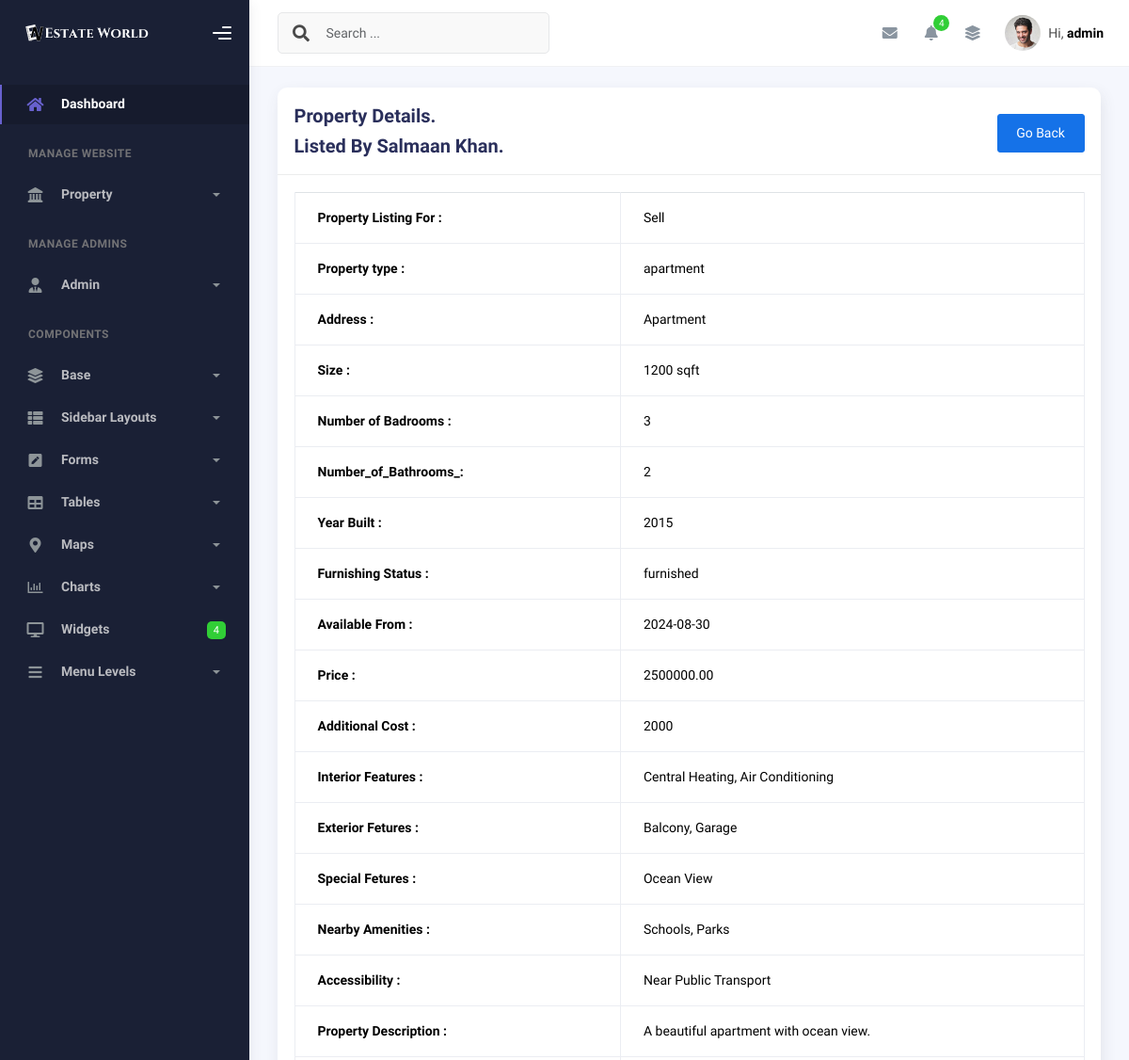
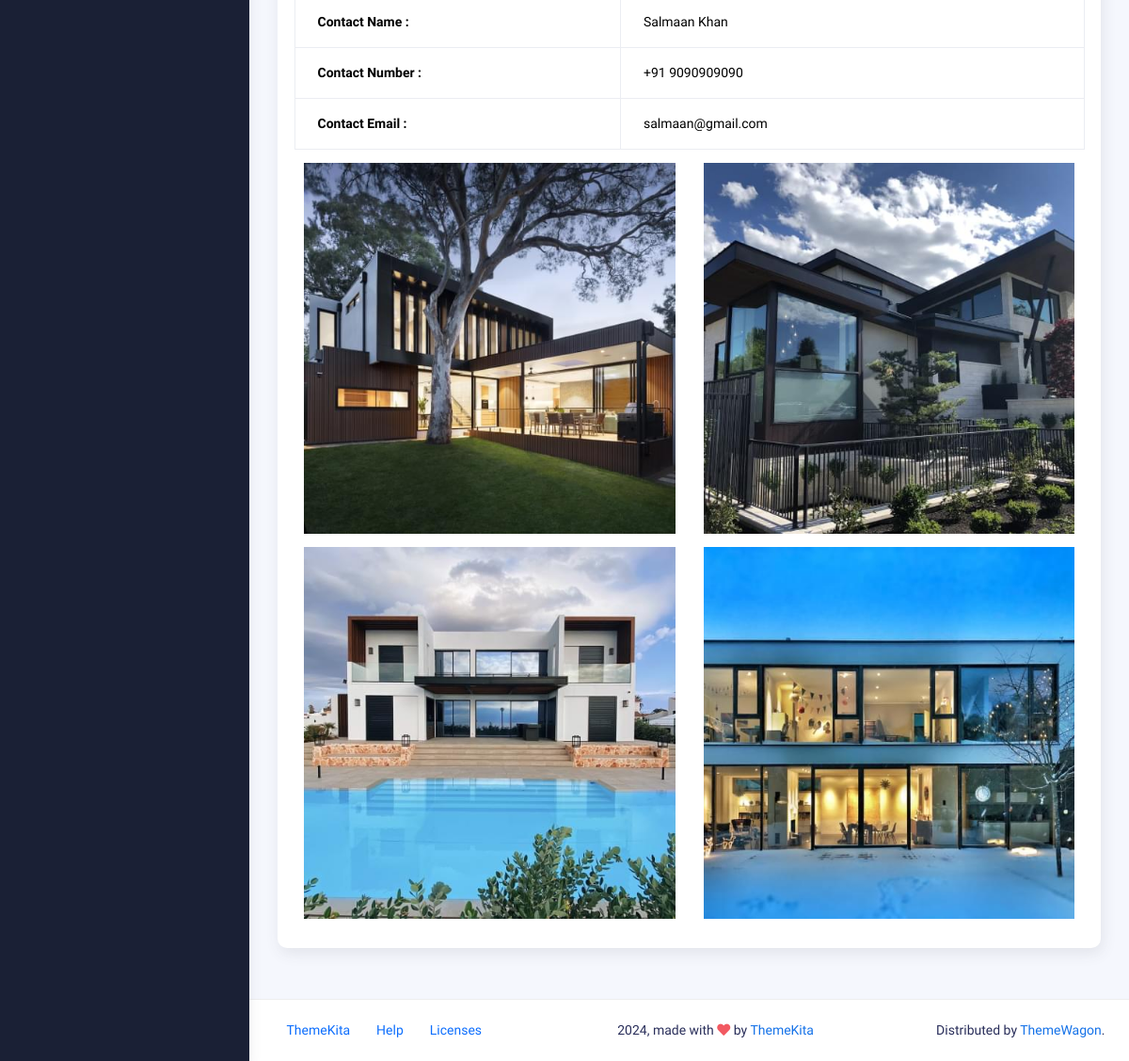
Page /admin-panel/main-php/prop_details.php?p_id=16&c_id=2 (signed in) on the committed database (2 pictures, top to bottom).
### tables this page shows
CREATE TABLE `alogin` (
  `a_id` int(11) NOT NULL,
  `a_name` varchar(255) NOT NULL,
  `a_email` varchar(255) NOT NULL,
  `a_number` varchar(20) DEFAULT NULL,
  `a_pass` varchar(255) NOT NULL,
  `created_at` timestamp NOT NULL DEFAULT current_timestamp(),
  `updated_at` timestamp NOT NULL DEFAULT current_timestamp() ON UPDATE current_timestamp()
);

CREATE TABLE `tbl_property_listing` (
  `p_id` int(11) NOT NULL,
  `c_id` int(11) DEFAULT NULL,
  `listingFor` varchar(20) NOT NULL,
  `propertyType` varchar(20) NOT NULL,
  `address` varchar(255) NOT NULL,
  `size` int(11) NOT NULL,
  `bedrooms` int(11) NOT NULL,
  `bathrooms` int(11) NOT NULL,
  `yearBuilt` int(11) NOT NULL,
  `furnishing` varchar(20) NOT NULL,
  `availableFrom` date NOT NULL,
  `price` decimal(10,2) NOT NULL,
  `additionalCosts` varchar(255) DEFAULT NULL,
  `interiorFeatures` text DEFAULT NULL,
  `exteriorFeatures` text DEFAULT NULL,
  `specialFeatures` text DEFAULT NULL,
  `nearbyAmenities` text DEFAULT NULL,
  `accessibility` text DEFAULT NULL,
  `description` text NOT NULL,
  `contactName` varchar(255) NOT NULL,
  `contactNumber` varchar(20) NOT NULL,
  `contactEmail` varchar(255) NOT NULL,
  `req_status` varchar(20) DEFAULT 'pending',
  `createdAt` timestamp NOT NULL DEFAULT current_timestamp(),
  `updatedAt` timestamp NOT NULL DEFAULT current_timestamp() ON UPDATE current_timestamp()
);

CREATE TABLE `tbl_property_images` (
  `img_id` int(11) NOT NULL,
  `property_id` int(11) NOT NULL,
  `image_name` varchar(255) NOT NULL
);

### admin-panel/main-php/prop_details.php (the view, shortened to what the rows shown need)
<?php include '../../globalvar/globalvariable.php'; ?>
<?php include  $connToPan . 'config.php'; ?>
<?php include  $mphpToInc . 'header.php'; ?>
<?php include  $mphpToInc . 'sidebar.php'; ?>
<?php include  $funToPan . 'function.php'; ?>
<?php include  $mphpToInc . 'navbar.php'; ?>
<?php
$p_id = $_GET['p_id'];
$c_id = $_GET['c_id'];
$tableName1 = 'login';
$where1 = 'c_id = ?';
$values1 = [$c_id];
$data1 = fetchData($conn, $tableName1, '*', $where1, $values1);
foreach ($data1 as $row1) {
    $c_name = $row1['c_name'];
}
$tableName = 'tbl_property_listing';
$where = 'p_id = ?';
$values = [$p_id];
$data = fetchData($conn, $tableName, '*', $where, $values);
foreach ($data as $row) {
?>
    <div class="container">
        <div class="page-inner">
            <div class="row">
                <div class="col-md-12">
                    <div class="card">
                        <div class="card-header d-flex justify-content-between">
                            <div>
                                <div class="card-title">Property Details.</div>
                                <?php if ($c_name) { ?>
                                    <div class="card-title">Listed By <?php echo $c_name; ?>.</div>
                                <?php } ?>
                            </div>
                            <div class="mt-3">
                                <button id="goBackButton" class="btn btn-primary">Go Back</button>
                            </div>
                        </div>
                        <div class="card-body">
                            <div class="col-md-12">
                                <table class="table table-bordered">
                                    <tbody>
                                        <tr>
                                            <div class="row">
                                                <div class="col-md-12">
                                                    <th scope="row">Property Listing For : </th>
                                                    <td><?php echo $row['listingFor']; ?></td>
                                                </div>
                                            </div>
                                        </tr>
                                        <tr>
                                            <div class="row">
                                                <div class="col-md-12">
                                                    <th scope="row">Property type : </th>
                                                    <td><?php echo $row['propertyType']; ?></td>
                                                </div>
                                            </div>
                                        </tr>
                                        <tr>
                                            <div class="row">
                                                <div class="col-md-12">
                                                    <th scope="row">Address : </th>
                                                    <td><?php echo $row['address']; ?></td>
                                                </div>
                                            </div>
                                        </tr>
                                        <tr>
                                            <div class="row">
                                                <div class="col-md-6">
                                                    <th scope="row">Size : </th>
                                                    <td><?php echo $row['size']; ?> sqft</td>
                                                </div>
                                            </div>
                                        </tr>
                                        <tr>
                                            <div class="row">
                                                <div class="col-md-6">
                                                    <th scope="row">Number of Badrooms : </th>
                                                    <td><?php echo $row['bedrooms']; ?></td>
                                                </div>
                                            </div>
                                        </tr>
                                        <tr>
                                            <div class="row">
                                                <div class="col-md-6">
                                                    <th scope="row">Number_of_Bathrooms_: </th>
                                                    <td><?php echo $row['bathrooms']; ?></td>
                                                </div>
                                            </div>
                                        </tr>
                                        <tr>
                                            <div class="row">
                                                <div class="col-md-6">
                                                    <th scope="row">Year Built : </th>
                                                    <td><?php echo $row['yearBuilt']; ?></td>
                                                </div>
                                            </div>
                                        </tr>
                                        <tr>
                                            <div class="row">
                                                <div class="col-md-6">
                                                    <th scope="row">Furnishing Status : </th>
                                                    <td><?php echo $row['furnishing']; ?></td>
                                                </div>
                                            </div>
                                        </tr>
                                        <tr>
                                            <div class="row">
                                                <div class="col-md-6">
                                                    <th scope="row">Available From : </th>
                                                    <td><?php echo $row['availableFrom']; ?></td>
                                                </div>
                                            </div>
                                        </tr>
                                        <tr>
                                            <div class="row">
                                                <div class="col-md-6">
                                                    <th scope="row">Price : </th>
                                                    <td><?php echo $row['price']; ?></td>
                                                </div>
                                            </div>
                                        </tr>
                                        <tr>
                                            <div class="row">
                                                <div class="col-md-6">
                                                    <th scope="row">Additional Cost : </th>
                                                    <td><?php echo $row['additionalCosts']; ?></td>
                                                </div>
                                            </div>
                                        </tr>
                                        <tr>
                                            <div class="row">
                                                <div class="col-md-12">
                                                    <th scope="row">Interior Features : </th>
                                                    <td><?php echo $row['interiorFeatures']; ?></td>
                                                </div>
                                            </div>
                                        </tr>
                                        <tr>
                                            <div class="row">
                                                <div class="col-md-6">
                                                    <th scope="row">Exterior Fetures : </th>
                                                    <td><?php echo $row['exteriorFeatures']; ?></td>
                                                </div>
                                            </div>
                                        </tr>
                                        <tr>
                                            <div class="row">
                                                <div class="col-md-6">
                                                    <th scope="row">Special Fetures : </th>
                                                    <td><?php echo $row['specialFeatures']; ?></td>
                                                </div>
                                            </div>
                                        </tr>
                                        <tr>
                                            <div class="row">
                                                <div class="col-md-6">
                                                    <th scope="row">Nearby Amenities : </th>
                                                    <td><?php echo $row['nearbyAmenities']; ?></td>
                                                </div>
                                            </div>
                                        </tr>
                                        <tr>
                                            <div class="row">
                                                <div class="col-md-6">
                                                    <th scope="row">Accessibility : </th>
                                                    <td><?php echo $row['accessibility']; ?></td>
                                                </div>
                                            </div>
                                        </tr>
                                        <tr>
                                            <div class="row">
                                                <div class="col-md-6">
                                                    <th scope="row">Property Description : </th>
                                                    <td><?php echo $row['description']; ?></td>
                                                </div>
                                            </div>
                                        </tr>
                                        <tr>
                                            <div class="row">
                                                <div class="col-md-6">
                                                    <th scope="row">Contact Name : </th>
                                                    <td><?php echo $row['contactName']; ?></td>
                                                </div>
                                            </div>
                                        </tr>
                                        <tr>
                                            <div class="row">
                                                <div class="col-md-6">
                                                    <th scope="row">Contact Number : </th>
                                                    <td>+91 <?php echo $row['contactNumber']; ?></td>
                                                </div>
                                            </div>
                                        </tr>
                                        <tr>
                                            <div class="row">
                                                <div class="col-md-6">
                                                    <th scope="row">Contact Email : </th>
                                                    <td><?php echo $row['contactEmail']; ?></td>
                                                </div>
                                            </div>
                                        </tr>
                                    </tbody>
                                </table>
                                <div class="container">
                                    <div class="property-images row">
                                        <?php
                                        $tableImages = 'tbl_property_images';
                                        $whereImages = 'property_id = ?';
                                        $valuesImages = [$p_id];
                                        $images = fetchData($conn, $tableImages, '*', $whereImages, $valuesImages);
                                        foreach ($images as $index => $image) {
                                        ?>
                                            <div class="col-md-6 mb-3">
                                                <img src="<?php echo  $propImages . $image['image_name']; ?>" alt="Property Image" class="img-fluid" data-bs-toggle="modal" data-bs-target="#imageModal<?php echo $index; ?>" />
                                            </div>
                                        <?php
                                        }
                                        ?>
                                    </div>
                                </div>
                            </div>
                        </div>
                    </div>
                </div>
            </div>
        </div>
    </div>
<?php } ?>
<?php include  $mphpToInc . 'footer.php'; ?>
<?php include  $mphpToInc . 'endlinks.php'; ?>

### admin-panel/includes/navbar.php (shortened to what the rows shown need)
<div class="main-panel">
  <div class="main-header">
    <nav class="navbar navbar-header navbar-header-transparent navbar-expand-lg border-bottom">
      <div class="container-fluid">
        <ul class="navbar-nav topbar-nav ms-md-auto align-items-center">
          <li class="nav-item topbar-user dropdown hidden-caret">
            <a class="dropdown-toggle profile-pic" data-bs-toggle="dropdown" href="#" aria-expanded="false">
              <span class="profile-username">
                <span class="op-7">Hi,</span>
                <?php
                $where = 'a_email = ?';
                $values = [$_SESSION['aemail']];
                $data = fetchData($conn, 'alogin', '*', $where, $values);
                foreach ($data as $row) {
                ?>
                  <span class="fw-bold"><?php echo $row['a_name']; ?></span>
                <?php } ?>
              </span>
            </a>
          </li>
        </ul>
      </div>
    </nav>
  </div>

### rows in the picture
alogin: a_name "admin"
tbl_property_listing: c.c_name "Salmaan Khan", listingFor "Sell", propertyType "apartment", address "Apartment", size "1200", bedrooms "3", bathrooms "2", yearBuilt "2015", furnishing "furnished", availableFrom "2024-08-30", price "2500000.00", additionalCosts "2000", interiorFeatures "Central Heating, Air Conditioning", exteriorFeatures "Balcony, Garage", specialFeatures "Ocean View", nearbyAmenities "Schools, Parks", accessibility "Near Public Transport", description "A beautiful apartment with ocean view.", contactName "Salmaan Khan", contactNumber "9090909090", contactEmail "salmaan@gmail.com"
tbl_property_images: image_name (picture)
tbl_property_images: image_name (picture)
tbl_property_images: image_name (picture)
tbl_property_images: image_name (picture)
